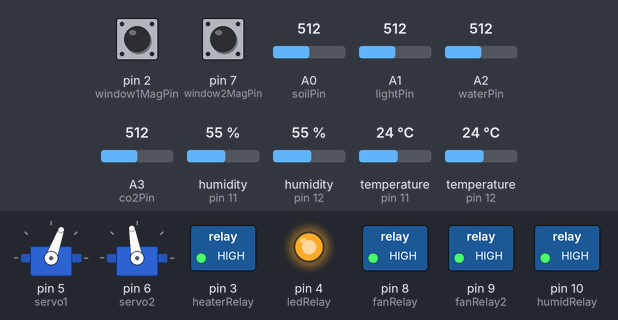
Simulated run of this sketch. Board: Arduino Uno, built with avr-gcc and run on an emulated ATmega328P. On the bench: 2 × servo, switched loads named in the sketch (green lamp = pin HIGH), output pins drawn as LEDs (lit = HIGH). The inputs (shaded band) are chosen by the test bench; at power-on: temperature (sensors on pin 11, pin 12) 24 °C, A1 (lightPin) = 512, humidity (sensors on pin 11, pin 12) 55 %, pin 2 (window1MagPin) HIGH, pin 7 (window2MagPin) HIGH, A0 (soilPin) = 512, A2 (waterPin) = 512, A3 (co2Pin) = 512. What the sketch prints to the serial monitor is not drawn.

Above: at 2.1 s.
2.2 s: temperature (sensor on pin 11) set to 21 °C
At 7.1 s:
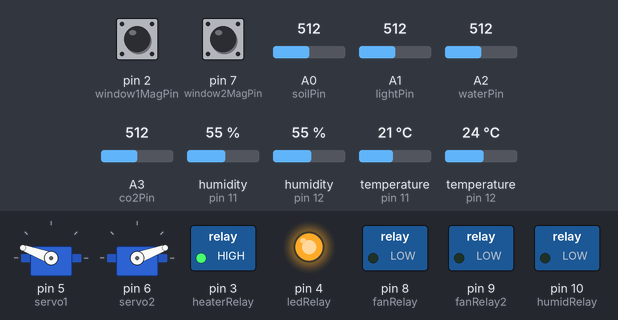
7.5 s: A1 (lightPin) set to 883
11.8 s: A1 (lightPin) set to 911
At 12.3 s:
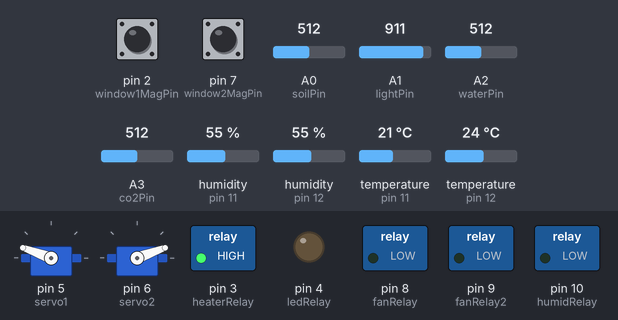
13.5 s: humidity (sensor on pin 11) set to 65 %
21.8 s: humidity (sensor on pin 11) set to 68 %
At 22.9 s:
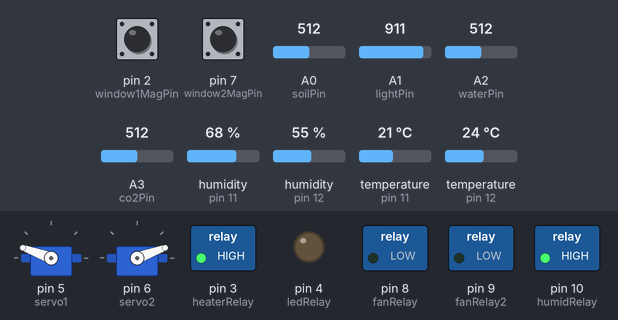
23.5 s: temperature (sensor on pin 11) set to 12 °C
At 27.1 s:
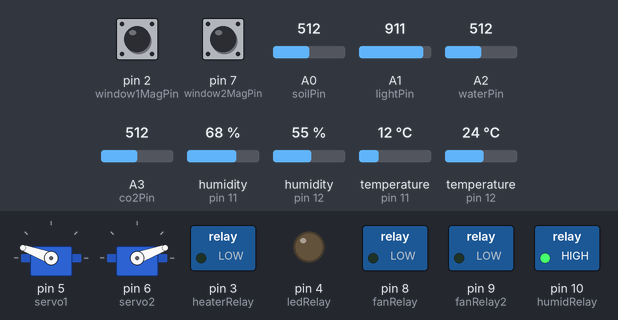
Timing chart, 0 to 28.5 s (numbered marks = the images above; inputs shaded):
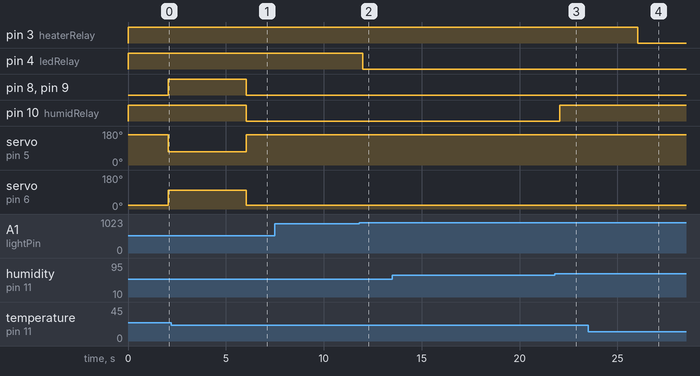

The sketch:

smartfarm.ino
```cpp
#include <Servo.h>
#include <DHT.h>

// ===== DHT =====
#define DHTTYPE DHT11
DHT dht1(11, DHTTYPE);
DHT dht2(12, DHTTYPE);

// ===== 릴레이 핀 =====
int fanRelay    = 8;
int fanRelay2   = 9;
int humidRelay  = 10;
int heaterRelay = 3;
int ledRelay    = 4;

// ===== 서보: 창문 2개 =====
Servo servo1;
Servo servo2;

// ===== 마그네틱 센서 핀 =====
int window1MagPin = 2;
int window2MagPin = 7;

// ===== 상태 정의 =====
#define RELAY_ON  HIGH
#define RELAY_OFF LOW
#define HUMID_ON  LOW
#define HUMID_OFF HIGH
#define DEV_ON    LOW
#define DEV_OFF   HIGH

// ===== 센서 핀 =====
int soilPin  = A0;
int lightPin = A1;
int waterPin = A2;
int co2Pin   = A3;

// ===== 창문 각도 =====
const int WINDOW1_OPEN_ANGLE  = 70;
const int WINDOW1_CLOSE_ANGLE = 160;
const int WINDOW2_OPEN_ANGLE  = 100;
const int WINDOW2_CLOSE_ANGLE = 20;

// ===== 기준값 =====
int lightThreshold = 900;
int soilDryValue   = 800;
int soilWetValue   = 350;

// ===== 창문 상태 =====
bool window1Opened = false;
bool window2Opened = false;
bool pumpOn = false;

// ===== 비블로킹 서보 타이머 =====
const unsigned long SERVO_HOLD_MS = 800UL;
bool          servo1Active   = false;
unsigned long servo1StartMs  = 0;
bool          servo2Active   = false;
unsigned long servo2StartMs  = 0;

// ===== 수동 모드 =====
bool manualMode    = false;
bool manualFan1    = false;
bool manualFan2    = false;
bool manualWindow1 = false;
bool manualWindow2 = false;
bool manualLed     = false;
bool manualHumid   = false;
bool manualHeater  = false;

// ===== 타이머 =====
unsigned long lastSendMs   = 0;
unsigned long lastSensorMs = 0;
const unsigned long SEND_INTERVAL   = 10000UL;
const unsigned long SENSOR_INTERVAL = 2000UL;

// ===== 마지막 센서값 =====
float lastTemp1 = 0, lastHum1 = 0, lastTemp2 = 0, lastHum2 = 0;
int   lastSoilRaw = 0, lastSoilPercent = 0;
int   lastLightRaw = 0, lastWaterRaw = 0, lastCo2Raw = 0;
bool  lastFan1On = false, lastFan2On = false;
bool  lastHeaterOn = false, lastHumidOn = false;
bool  lastLedOn = false, lastWindow1Open = false, lastWindow2Open = false;
String lastOverallState = "STABLE", lastEnvironmentState = "STABLE";
String lastTempState = "NORMAL", lastHumState = "NORMAL";
String lastSoilState = "NORMAL", lastLightState = "NORMAL";
bool lastIsDay = true;

// ===================================================
// 구동부 함수
// ===================================================
void allOff() {
  digitalWrite(fanRelay,    RELAY_OFF);
  digitalWrite(fanRelay2,   RELAY_OFF);
  digitalWrite(humidRelay,  HUMID_OFF);
  digitalWrite(heaterRelay, DEV_OFF);
  digitalWrite(ledRelay,    DEV_OFF);
}

void setFan1(bool on) { digitalWrite(fanRelay,  on ? RELAY_ON : RELAY_OFF); }
void setFan2(bool on) { digitalWrite(fanRelay2, on ? RELAY_ON : RELAY_OFF); }
void setFan(bool on)  { setFan1(on); setFan2(on); }

void setHumidifier(bool on) { digitalWrite(humidRelay,  on ? HUMID_ON : HUMID_OFF); }
void setHeater(bool on)     { digitalWrite(heaterRelay, on ? DEV_ON   : DEV_OFF); }
void setLed(bool on)        { digitalWrite(ledRelay,    on ? DEV_ON   : DEV_OFF); }

// delay() 없는 비블로킹 서보 제어
void setWindow1(bool open) {
  if (window1Opened != open) {
    servo1.attach(5);
    servo1.write(open ? WINDOW1_OPEN_ANGLE : WINDOW1_CLOSE_ANGLE);
    servo1Active  = true;
    servo1StartMs = millis();
    window1Opened = open;
  }
}

void setWindow2(bool open) {
  if (window2Opened != open) {
    servo2.attach(6);
    servo2.write(open ? WINDOW2_OPEN_ANGLE : WINDOW2_CLOSE_ANGLE);
    servo2Active  = true;
    servo2StartMs = millis();
    window2Opened = open;
  }
}

void setWindows(bool open) { setWindow1(open); setWindow2(open); }

// loop() 최상단에서 매 턴 호출 — 800ms 후 서보 전원 차단
void tickServos(unsigned long now) {
  if (servo1Active && now - servo1StartMs >= SERVO_HOLD_MS) {
    servo1.detach();
    servo1Active = false;
  }
  if (servo2Active && now - servo2StartMs >= SERVO_HOLD_MS) {
    servo2.detach();
    servo2Active = false;
  }
}

// ===================================================
// 유틸
// ===================================================
int soilToPercent(int raw) {
  return constrain(map(raw, soilDryValue, soilWetValue, 0, 100), 0, 100);
}

bool isWindow1ClosedBySensor() { return digitalRead(window1MagPin) == LOW; }
bool isWindow2ClosedBySensor() { return digitalRead(window2MagPin) == LOW; }

// ===================================================
// 시리얼 명령 수신
// ===================================================
int extractValue(const String& json, const String& key) {
  String search = "\"" + key + "\":";
  int idx = json.indexOf(search);
  if (idx < 0) return -1;
  idx += search.length();
  while (idx < (int)json.length() && json[idx] == ' ') idx++;
  char c = json[idx];
  if (c == '1' || c == 't') return 1;
  return 0;
}

void checkSerialCommand() {
  if (!Serial.available()) return;
  String raw = Serial.readStringUntil('\n');
  raw.trim();
  if (raw.length() == 0) return;

  Serial.print("[CMD]"); Serial.println(raw);

  if (raw.indexOf("\"manual\"") >= 0) {
    manualMode = (extractValue(raw, "manual") == 1);
    return;
  }

  // 수동 모드 최초 진입 시 현재 상태 상속
  if (!manualMode) {
    manualFan1    = lastFan1On;
    manualFan2    = lastFan2On;
    manualWindow1 = lastWindow1Open;
    manualWindow2 = lastWindow2Open;
    manualLed     = lastLedOn;
    manualHumid   = lastHumidOn;
    manualHeater  = lastHeaterOn;
  }

  bool updated = false;
  if (raw.indexOf("\"fan1\"") >= 0)       { manualFan1  = extractValue(raw, "fan1")       == 1; updated = true; }
  if (raw.indexOf("\"fan2\"") >= 0)       { manualFan2  = extractValue(raw, "fan2")       == 1; updated = true; }
  if (raw.indexOf("\"window1\"") >= 0) {
    manualWindow1   = extractValue(raw, "window1") == 1;
    window1Opened   = !manualWindow1;   // 가드 우회: 무조건 이동
    setWindow1(manualWindow1);
    lastWindow1Open = manualWindow1;
    updated = true;
  }
  if (raw.indexOf("\"window2\"") >= 0) {
    manualWindow2   = extractValue(raw, "window2") == 1;
    window2Opened   = !manualWindow2;   // 가드 우회: 무조건 이동
    setWindow2(manualWindow2);
    lastWindow2Open = manualWindow2;
    updated = true;
  }
  if (raw.indexOf("\"led\"") >= 0)        { manualLed   = extractValue(raw, "led")        == 1; updated = true; }
  if (raw.indexOf("\"humidifier\"") >= 0) { manualHumid = extractValue(raw, "humidifier") == 1; updated = true; }
  if (raw.indexOf("\"heater\"") >= 0)     { manualHeater= extractValue(raw, "heater")     == 1; updated = true; }
  if (updated) manualMode = true;
}

// ===================================================
// JSON 출력
// ===================================================
void printJson() {
  bool w1Sensor = isWindow1ClosedBySensor();
  bool w2Sensor = isWindow2ClosedBySensor();

  Serial.print("{");
  Serial.print("\"overall_state\":\"");     Serial.print(lastOverallState);     Serial.print("\",");
  Serial.print("\"environment_state\":\""); Serial.print(lastEnvironmentState); Serial.print("\",");
  Serial.print("\"manual\":"); Serial.print(manualMode ? 1 : 0); Serial.print(",");
  Serial.print("\"states\":{");
  Serial.print("\"temp\":\"");     Serial.print(lastTempState);  Serial.print("\",");
  Serial.print("\"humidity\":\""); Serial.print(lastHumState);   Serial.print("\",");
  Serial.print("\"soil\":\"");     Serial.print(lastSoilState);  Serial.print("\",");
  Serial.print("\"light\":\"");    Serial.print(lastLightState); Serial.print("\",");
  Serial.print("\"co2\":\"MONITOR_ONLY\",");
  Serial.print("\"day_night\":\""); Serial.print(lastIsDay ? "DAY" : "NIGHT"); Serial.print("\"");
  Serial.print("},");
  Serial.print("\"sensors\":{");
  Serial.print("\"temp1\":"); Serial.print(lastTemp1); Serial.print(",");
  Serial.print("\"hum1\":");  Serial.print(lastHum1);  Serial.print(",");
  Serial.print("\"temp2\":"); Serial.print(lastTemp2); Serial.print(",");
  Serial.print("\"hum2\":");  Serial.print(lastHum2);  Serial.print(",");
  Serial.print("\"soil_raw\":"); Serial.print(lastSoilRaw); Serial.print(",");
  Serial.print("\"soil_percent\":"); Serial.print(lastSoilPercent); Serial.print(",");
  Serial.print("\"light_raw\":"); Serial.print(lastLightRaw); Serial.print(",");
  Serial.print("\"water_raw\":"); Serial.print(lastWaterRaw); Serial.print(",");
  Serial.print("\"co2_raw\":"); Serial.print(lastCo2Raw); Serial.print(",");
  Serial.print("\"window1_magnetic\":\""); Serial.print(w1Sensor ? "CLOSED" : "OPEN"); Serial.print("\",");
  Serial.print("\"window2_magnetic\":\""); Serial.print(w2Sensor ? "CLOSED" : "OPEN"); Serial.print("\"");
  Serial.print("},");
  Serial.print("\"actuators\":{");
  Serial.print("\"fan1\":"); Serial.print(lastFan1On ? 1 : 0); Serial.print(",");
  Serial.print("\"fan2\":"); Serial.print(lastFan2On ? 1 : 0); Serial.print(",");
  Serial.print("\"window1\":"); Serial.print(lastWindow1Open ? 1 : 0); Serial.print(",");
  Serial.print("\"window2\":"); Serial.print(lastWindow2Open ? 1 : 0); Serial.print(",");
  Serial.print("\"heater\":"); Serial.print(lastHeaterOn ? 1 : 0); Serial.print(",");
  Serial.print("\"humidifier\":"); Serial.print(lastHumidOn ? 1 : 0); Serial.print(",");
  Serial.print("\"led\":"); Serial.print(lastLedOn ? 1 : 0); Serial.print(",");
  Serial.print("\"pump\":"); Serial.print(pumpOn ? 1 : 0);
  Serial.print("},");
  Serial.print("\"window_status\":{");
  Serial.print("\"window1_command\":\""); Serial.print(lastWindow1Open ? "OPEN" : "CLOSED"); Serial.print("\",");
  Serial.print("\"window2_command\":\""); Serial.print(lastWindow2Open ? "OPEN" : "CLOSED"); Serial.print("\",");
  Serial.print("\"window1_sensor\":\"");  Serial.print(w1Sensor ? "CLOSED" : "OPEN"); Serial.print("\",");
  Serial.print("\"window2_sensor\":\"");  Serial.print(w2Sensor ? "CLOSED" : "OPEN"); Serial.print("\"");
  Serial.print("}");
  Serial.println("}");
}

// ===================================================
// setup
// ===================================================
void setup() {
  Serial.begin(9600);
  Serial.setTimeout(500);

  dht1.begin();
  dht2.begin();

  pinMode(fanRelay,    OUTPUT);
  pinMode(fanRelay2,   OUTPUT);
  pinMode(humidRelay,  OUTPUT);
  pinMode(heaterRelay, OUTPUT);
  pinMode(ledRelay,    OUTPUT);

  pinMode(window1MagPin, INPUT_PULLUP);
  pinMode(window2MagPin, INPUT_PULLUP);

  allOff();

  // setup() 에서만 blocking delay 허용
  servo1.attach(5);
  servo1.write(WINDOW1_CLOSE_ANGLE);
  servo2.attach(6);
  servo2.write(WINDOW2_CLOSE_ANGLE);
  delay(900);
  servo1.detach();
  servo2.detach();

  window1Opened = false;
  window2Opened = false;
}

// ===================================================
// loop
// ===================================================
void loop() {
  unsigned long now = millis();

  tickServos(now);
  checkSerialCommand();

  if (now - lastSensorMs >= SENSOR_INTERVAL) {
    lastSensorMs = now;

    lastTemp1       = dht1.readTemperature();
    lastHum1        = dht1.readHumidity();
    lastTemp2       = dht2.readTemperature();
    lastHum2        = dht2.readHumidity();
    lastSoilRaw     = analogRead(soilPin);
    lastLightRaw    = analogRead(lightPin);
    lastWaterRaw    = analogRead(waterPin);
    lastCo2Raw      = analogRead(co2Pin);
    lastSoilPercent = soilToPercent(lastSoilRaw);

    if (isnan(lastTemp1) || isnan(lastHum1)) {
      Serial.println("{\"overall_state\":\"ERROR\",\"error\":\"DHT1_READ_FAILED\"}");
      return;
    }

    if (manualMode) {
      setFan1(manualFan1);
      setFan2(manualFan2);
      // 창문은 checkSerialCommand() 에서 즉시 처리
      setLed(manualLed);
      setHumidifier(manualHumid);
      setHeater(manualHeater);

      lastFan1On      = manualFan1;
      lastFan2On      = manualFan2;
      lastWindow1Open = manualWindow1;
      lastWindow2Open = manualWindow2;
      lastHeaterOn    = manualHeater;
      lastHumidOn     = manualHumid;
      lastLedOn       = manualLed;
      lastOverallState     = "MANUAL";
      lastEnvironmentState = "MANUAL";
      lastTempState = lastHumState = lastSoilState = lastLightState = "MANUAL";

    } else {
      lastIsDay = true;

      float tempHigh = 22.3;
      float tempLow  = 14.9;
      float humHigh  = 80.6;
      float humLow   = 66.6;

      bool tempTooHigh = lastTemp1 > tempHigh;
      bool tempTooLow  = lastTemp1 < tempLow;
      bool humTooHigh  = lastHum1  > humHigh;
      bool humTooLow   = lastHum1  < humLow;
      bool lightTooLow = lastLightRaw > lightThreshold;

      lastTempState  = "NORMAL";
      lastHumState   = "NORMAL";
      lastSoilState  = "NORMAL";
      lastLightState = "NORMAL";

      if (tempTooHigh)     lastTempState  = "HIGH";
      else if (tempTooLow) lastTempState  = "LOW";
      if (humTooHigh)      lastHumState   = "HIGH";
      else if (humTooLow)  lastHumState   = "LOW";
      if (lightTooLow)     lastLightState = "LOW";

      if (lastSoilPercent < 30)       { pumpOn = true;  lastSoilState = "DRY"; }
      else if (lastSoilPercent >= 70) { pumpOn = false; lastSoilState = "ENOUGH"; }
      else                            {                  lastSoilState = "KEEP"; }

      bool fanOn = false;
      lastHeaterOn = false; lastHumidOn = false;
      lastLedOn = false; lastWindow1Open = false; lastWindow2Open = false;
      lastEnvironmentState = "STABLE";

      if (tempTooHigh) {
        fanOn = true; lastWindow1Open = lastWindow2Open = true;
        lastEnvironmentState = "TEMP_HIGH";
      } else if (tempTooLow) {
        lastHeaterOn = true;
        lastHumidOn  = humTooLow;
        lastEnvironmentState = "TEMP_LOW";
      } else if (humTooHigh) {
        fanOn = true; lastWindow1Open = lastWindow2Open = true;
        lastEnvironmentState = "HUMIDITY_HIGH";
      } else if (humTooLow) {
        lastHumidOn = true;
        lastEnvironmentState = "HUMIDITY_LOW";
      }

      if (lastIsDay && lightTooLow) lastLedOn = true;

      lastFan1On = fanOn;
      lastFan2On = fanOn;

      lastOverallState = (fanOn || lastHeaterOn || lastHumidOn || lastLedOn || lastWindow1Open || pumpOn)
                         ? "ACTIVE" : "STABLE";

      setFan(fanOn);
      setWindow1(lastWindow1Open);
      setWindow2(lastWindow2Open);
      setHeater(lastHeaterOn);
      setHumidifier(lastHumidOn);
      setLed(lastLedOn);
    }
  }

  if (now - lastSendMs >= SEND_INTERVAL) {
    lastSendMs = now;
    printJson();
  }
}
```

Measured:
- the behaviour switches between 23 and 22 °C on temperature (sensor on pin 11) (found by bisection; images 0 and 1)
- the behaviour switches between 900 and 901 on A1 (lightPin) (found by bisection; images 1 and 2)
- the behaviour switches between 66 and 67 % on humidity (sensor on pin 11) (found by bisection; images 2 and 3)
- after the input at 2.2 s, pin 8 (fanRelay), pin 9 (fanRelay2), pin 10 (humidRelay): HIGH → LOW after 3.8 s; servo on pin 5 (servo1): 70° → 160° after 3.8 s; servo on pin 6 (servo2): 100° → 20° after 3.8 s
- after the input at 7.5 s, every drawn part: stays the same
- after the input at 11.8 s, pin 4 (ledRelay): HIGH → LOW after 0.20 s
- after the input at 13.5 s, every drawn part: stays the same
- after the input at 21.8 s, pin 10 (humidRelay): LOW → HIGH after 0.25 s
- after the input at 23.5 s, pin 3 (heaterRelay): HIGH → LOW after 2.5 s
